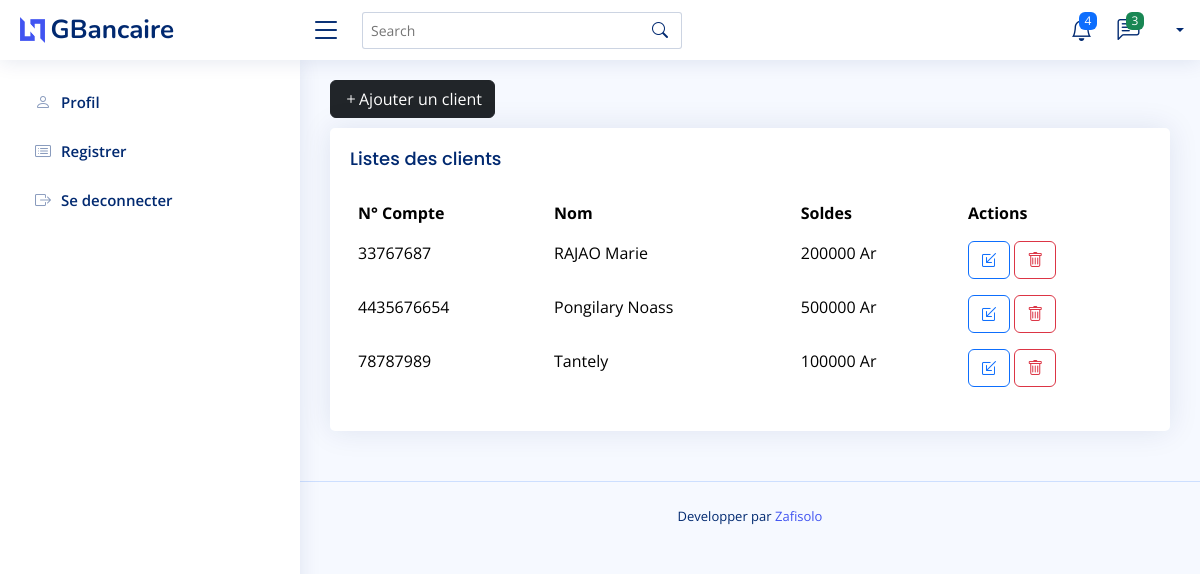
/index.php/emploie/session/ (signed in), run on the app's committed database.
### tables this page shows
CREATE TABLE `compte` (
  `id` int(11) NOT NULL,
  `id_user` int(11) NOT NULL,
  `numcompte` varchar(20) NOT NULL,
  `nomclient` varchar(20) NOT NULL,
  `solde` varchar(20) NOT NULL
);

### application/controllers/emploie.php (called while the page is built, shortened)
<?php
class emploie extends CI_Controller {
	public function session(){
		$this->load->model('emploies_model');
		$compte = $this->emploies_model->sessionAll();
		$data = array();
		$data['compte'] = $compte;
		$this->load->view('session',$data);
	}
}

### index.php (called while the page is built, shortened)
<?php
require_once BASEPATH.'core/CodeIgniter.php';

### application/models/emploies_model.php (called while the page is built, shortened)
<?php
    class emploies_model extends CI_model {
        function sessionAll(){
            $query = $this->db->query("SELECT * FROM compte ");
            return $query;
        }
    }
?>

### application/views/session.php (the view, shortened to what this page needs)
?><!DOCTYPE html>
<html lang="en">
<head>
  <link href="<?php echo base_url().'assets/vendor/bootstrap/css/bootstrap.min.css';?>" rel="stylesheet">
  <link href="<?php echo base_url().'assets/vendor/bootstrap-icons/bootstrap-icons.css';?>" rel="stylesheet">
  <link href="<?php echo base_url().'assets/vendor/boxicons/css/boxicons.min.css';?>" rel="stylesheet">
  <link href="<?php echo base_url().'assets/vendor/quill/quill.snow.css';?>" rel="stylesheet">
  <link href="<?php echo base_url().'assets/vendor/quill/quill.bubble.css';?>" rel="stylesheet">
  <link href="<?php echo base_url().'assets/vendor/remixicon/remixicon.css';?>" rel="stylesheet">
  <link href="<?php echo base_url().'assets/vendor/simple-datatables/style.css';?>" rel="stylesheet">
  <link href="<?php echo base_url().'assets/css/style.css';?>" rel="stylesheet">
</head>
<body>
  <header id="header" class="header fixed-top d-flex align-items-center">
    <div class="d-flex align-items-center justify-content-between">
      <a href="index.html" class="logo d-flex align-items-center">
        <img src="<?php echo base_url().'assets/img/logo.png';?>" alt="">
        <span class="d-none d-lg-block">GBancaire</span>
      </a>
      <i class="bi bi-list toggle-sidebar-btn"></i>
    </div>
    <div class="search-bar">
      <form class="search-form d-flex align-items-center" method="POST" action="#">
        <input type="text" name="query" placeholder="Search" title="Enter search keyword">
        <button type="submit" title="Search"><i class="bi bi-search"></i></button>
      </form>
    </div>
    <nav class="header-nav ms-auto">
      <ul class="d-flex align-items-center">
        <li class="nav-item dropdown">
          <a class="nav-link nav-icon" href="#" data-bs-toggle="dropdown">
            <i class="bi bi-bell"></i>
            <span class="badge bg-primary badge-number">4</span>
          </a>
        </li>
        <li class="nav-item dropdown">
          <a class="nav-link nav-icon" href="#" data-bs-toggle="dropdown">
            <i class="bi bi-chat-left-text"></i>
            <span class="badge bg-success badge-number">3</span>
          </a>
        </li>
        <li class="nav-item dropdown pe-3">
          <a class="nav-link nav-profile d-flex align-items-center pe-0" href="#" data-bs-toggle="dropdown">
            <span class="d-none d-md-block dropdown-toggle ps-2"> <?php echo $this->session->userdata('nom'); ?></span>
          </a>
        </li>
      </ul>
    </nav>
  </header>
  <aside id="sidebar" class="sidebar">
    <ul class="sidebar-nav" id="sidebar-nav">
      <li class="nav-item">
        <a class="nav-link collapsed" href="users-profile.html">
          <i class="bi bi-person"></i>
          <span>Profil</span>
        </a>
      </li>
      <li class="nav-item">
        <a class="nav-link collapsed" href="pages-register.html">
          <i class="bi bi-card-list"></i>
          <span>Registrer</span>
        </a>
      </li>
      <li class="nav-item">
        <a href="<?php echo base_url().'index.php/emploie/deconnexion';?>" class="nav-link collapsed" href="pages-login.html">
          <i class="bi bi-box-arrow-right"></i>
          <span>Se deconnecter</span>
        </a>
      </li>
    </ul>
  </aside>
  <main id="main" class="main">
    <div class="pagetitle">
        <a href="<?php echo base_url().'index.php/emploie/addsession';?>"><button class="btn btn-dark"><i class="bi bi-plus"></i><span>Ajouter un client</span></button></a>
    </div>
    <section class="section">
      <div class="row">
        <div class="col-lg-12">
          <div class="card">
            <div class="card-body">
              <h5 class="card-title">Listes des clients</h5>
              <table class="table table-borderless datatable">
                <thead>
                  <tr>
                    <th scope="col">N° Compte</th>
                    <th scope="col">Nom</th>
                    <th scope="col">Soldes</th>
                    <th scope="col">Actions</th>
                  </tr>
                </thead>
                <tbody>
                <?php if($compte->num_rows() > 0) { foreach($compte->result() as $row){?>
                  <tr>
                    <td><?php echo $row->numcompte;?></td>
                    <td><?php echo $row->nomclient;?></td>
                    <td><?php echo $row->solde .' '.'Ar';?></td>
                    <td><a href="<?php echo base_url().'index.php/emploie/editsession/'.$row->id;?>"><button type="button" class="btn btn-outline-primary"><i class="bi bi-box-arrow-in-down-left"></i></button></a>
                    <a href="<?php echo base_url().'index.php/emploie/deletesession/'.$row->id;?>"><button type="button" class="btn btn-outline-danger"><i class="bi bi-trash"></i></button></a></td>
                  </tr>
                  <?php } } ?>
                </tbody>
              </table>
            </div>
          </div>
        </div>
      </div>
    </section>
  </main>
  <footer id="footer" class="footer">
    <div class="credits">
      Developper par <a href="https://bootstrapmade.com/">Zafisolo </a>
    </div>
  </footer>
</body>
</html>

### assets/css/style.css (style rules this page uses)
:root { scroll-behavior: smooth; }
body { font-family: "Open Sans", sans-serif; background: #f6f9ff; color: #444444; }
a { color: #4154f1; text-decoration: none; }
h1, h2, h3, h4, h5, h6 { font-family: "Nunito", sans-serif; }
#main { margin-top: 60px; padding: 20px 30px; transition: all 0.3s; }
.pagetitle { margin-bottom: 10px; }
.card { margin-bottom: 30px; border: none; border-radius: 5px; box-shadow: 0px 0 30px rgba(1, 41, 112, 0.1); }
.card-title { padding: 20px 0 15px 0; font-size: 18px; font-weight: 500; color: #012970; font-family: "Poppins", sans-serif; }
.card-body { padding: 0 20px 20px 20px; }
.logo { line-height: 1; }
@media (min-width: 1200px) { .logo { width: 280px; } }
.logo img { max-height: 26px; margin-right: 6px; }
.logo span { font-size: 26px; font-weight: 700; color: #012970; font-family: "Nunito", sans-serif; }
.header { transition: all 0.5s; z-index: 997; height: 60px; box-shadow: 0px 2px 20px rgba(1, 41, 112, 0.1); background-color: #fff; padding-left: 20px; }
.header .toggle-sidebar-btn { font-size: 32px; padding-left: 10px; cursor: pointer; color: #012970; }
.header .search-bar { min-width: 360px; padding: 0 20px; }
.header .search-form { width: 100%; }
.header .search-form input { border: 0; font-size: 14px; color: #012970; border: 1px solid rgba(1, 41, 112, 0.2); padding: 7px 38px 7px 8px; border-radius: 3px; transition: 0.3s; width: 100%; }
.header .search-form button { border: 0; padding: 0; margin-left: -30px; background: none; }
.header .search-form button i { color: #012970; }
.header-nav ul { list-style: none; }
.header-nav>ul { margin: 0; padding: 0; }
.header-nav .nav-icon { font-size: 22px; color: #012970; margin-right: 25px; position: relative; }
.header-nav .nav-profile { color: #012970; }
.header-nav .nav-profile span { font-size: 14px; font-weight: 600; }
.header-nav .badge-number { position: absolute; inset: -2px -5px auto auto; font-weight: normal; font-size: 12px; padding: 3px 6px; }
.sidebar { position: fixed; top: 60px; left: 0; bottom: 0; width: 300px; z-index: 996; transition: all 0.3s; padding: 20px; overflow-y: auto; scrollbar-width: thin; scrollbar-color: #aab7cf transparent; box-shadow: 0px 0px 20px rgba(1, 41, 112, 0.1); background-color: #fff; }
@media (min-width: 1200px) { #main, #footer { margin-left: 300px; } }
.sidebar-nav { padding: 0; margin: 0; list-style: none; }
.sidebar-nav li { padding: 0; margin: 0; list-style: none; }
.sidebar-nav .nav-item { margin-bottom: 5px; }
.sidebar-nav .nav-link { display: flex; align-items: center; font-size: 15px; font-weight: 600; color: #4154f1; transition: 0.3; background: #f6f9ff; padding: 10px 15px; border-radius: 4px; }
.sidebar-nav .nav-link i { font-size: 16px; margin-right: 10px; color: #4154f1; }
.sidebar-nav .nav-link.collapsed { color: #012970; background: #fff; }
.sidebar-nav .nav-link.collapsed i { color: #899bbd; }
.footer { padding: 20px 0; font-size: 14px; transition: all 0.3s; border-top: 1px solid #cddfff; }
.footer .credits { padding-top: 5px; text-align: center; font-size: 13px; color: #012970; }

### data on the page
compte: numcompte "33767687", nomclient "RAJAO Marie", solde "200000"
compte: numcompte "4435676654", nomclient "Pongilary Noass", solde "500000"
compte: numcompte "78787989", nomclient "Tantely", solde "100000"
